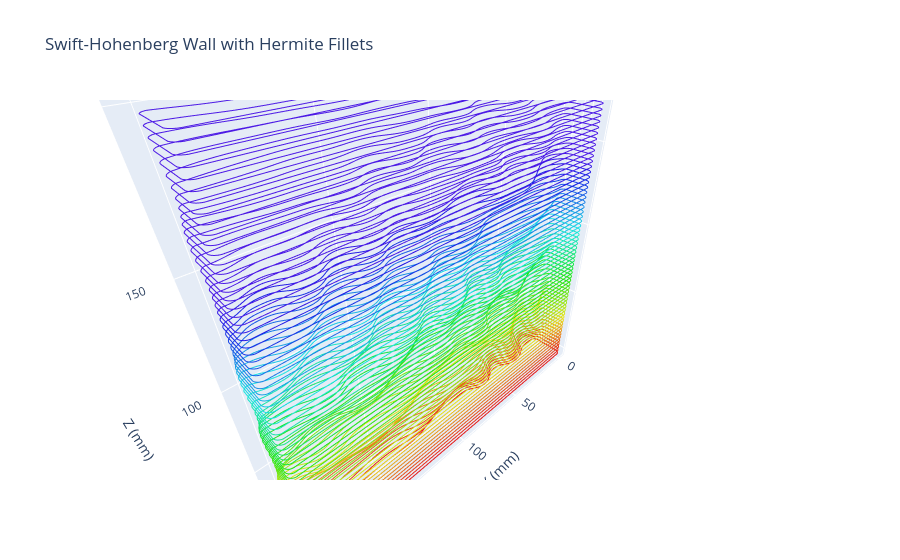

The notebook cell saved with this chart:
### Code cell
fig = go.Figure()

for i, layer in enumerate(layers_filleted):
    if i % 10 != 0:
        continue
    fig.add_trace(go.Scatter3d(
        x=layer["x_loop"],
        y=layer["y_loop"],
        z=[layer["z"]] * len(layer["x_loop"]),
        mode='lines',
        line=dict(color=f'hsl({int(360*i/len(layers_filleted))},80%,50%)', width=2),
        showlegend=False
    ))

fig.update_layout(
    scene=dict(
        xaxis_title='X (mm)',
        yaxis_title='Y (mm)',
        zaxis_title='Z (mm)',
        aspectmode='data'
    ),
    title='Swift-Hohenberg Wall with Hermite Fillets'
)
fig.show()

### Figure 1 — Plotly figure (JSON) as saved in the notebook; plotly's stock layout.template omitted (floating-point values rounded to 4 significant figures; data arrays with more than 128 entries replaced by an {"elided": "..."} marker saying what was removed)
{"data": [{"line": {"color": "hsl(0,80%,50%)", "width": 2}, "mode": "lines", "showlegend": false, "type": "scatter3d", "x": {"elided": "738 float values"}, "y": {"elided": "738 float values"}, "z": {"elided": "738 int values"}}, {"line": {"color": "hsl(5,80%,50%)", "width": 2}, "mode": "lines", "showlegend": false, "type": "scatter3d", "x": {"elided": "738 float values"}, "y": {"elided": "738 float values"}, "z": {"elided": "738 int values"}}, {"line": {"color": "hsl(10,80%,50%)", "width": 2}, "mode": "lines", "showlegend": false, "type": "scatter3d", "x": {"elided": "738 float values"}, "y": {"elided": "738 float values"}, "z": {"elided": "738 int values"}}, {"line": {"color": "hsl(16,80%,50%)", "width": 2}, "mode": "lines", "showlegend": false, "type": "scatter3d", "x": {"elided": "738 float values"}, "y": {"elided": "738 float values"}, "z": {"elided": "738 int values"}}, {"line": {"color": "hsl(21,80%,50%)", "width": 2}, "mode": "lines", "showlegend": false, "type": "scatter3d", "x": {"elided": "738 float values"}, "y": {"elided": "738 float values"}, "z": {"elided": "738 int values"}}, {"line": {"color": "hsl(27,80%,50%)", "width": 2}, "mode": "lines", "showlegend": false, "type": "scatter3d", "x": {"elided": "738 float values"}, "y": {"elided": "738 float values"}, "z": {"elided": "738 int values"}}, {"line": {"color": "hsl(32,80%,50%)", "width": 2}, "mode": "lines", "showlegend": false, "type": "scatter3d", "x": {"elided": "738 float values"}, "y": {"elided": "738 float values"}, "z": {"elided": "738 int values"}}, {"line": {"color": "hsl(37,80%,50%)", "width": 2}, "mode": "lines", "showlegend": false, "type": "scatter3d", "x": {"elided": "738 float values"}, "y": {"elided": "738 float values"}, "z": {"elided": "738 int values"}}, {"line": {"color": "hsl(43,80%,50%)", "width": 2}, "mode": "lines", "showlegend": false, "type": "scatter3d", "x": {"elided": "738 float values"}, "y": {"elided": "738 float values"}, "z": {"elided": "738 int values"}}, {"line": {"color": "hsl(48,80%,50%)", "width": 2}, "mode": "lines", "showlegend": false, "type": "scatter3d", "x": {"elided": "738 float values"}, "y": {"elided": "738 float values"}, "z": {"elided": "738 int values"}}, {"line": {"color": "hsl(54,80%,50%)", "width": 2}, "mode": "lines", "showlegend": false, "type": "scatter3d", "x": {"elided": "738 float values"}, "y": {"elided": "738 float values"}, "z": {"elided": "738 int values"}}, {"line": {"color": "hsl(59,80%,50%)", "width": 2}, "mode": "lines", "showlegend": false, "type": "scatter3d", "x": {"elided": "738 float values"}, "y": {"elided": "738 float values"}, "z": {"elided": "738 int values"}}, {"line": {"color": "hsl(64,80%,50%)", "width": 2}, "mode": "lines", "showlegend": false, "type": "scatter3d", "x": {"elided": "738 float values"}, "y": {"elided": "738 float values"}, "z": {"elided": "738 int values"}}, {"line": {"color": "hsl(70,80%,50%)", "width": 2}, "mode": "lines", "showlegend": false, "type": "scatter3d", "x": {"elided": "738 float values"}, "y": {"elided": "738 float values"}, "z": {"elided": "738 int values"}}, {"line": {"color": "hsl(75,80%,50%)", "width": 2}, "mode": "lines", "showlegend": false, "type": "scatter3d", "x": {"elided": "738 float values"}, "y": {"elided": "738 float values"}, "z": {"elided": "738 int values"}}, {"line": {"color": "hsl(81,80%,50%)", "width": 2}, "mode": "lines", "showlegend": false, "type": "scatter3d", "x": {"elided": "738 float values"}, "y": {"elided": "738 float values"}, "z": {"elided": "738 int values"}}, {"line": {"color": "hsl(86,80%,50%)", "width": 2}, "mode": "lines", "showlegend": false, "type": "scatter3d", "x": {"elided": "738 float values"}, "y": {"elided": "738 float values"}, "z": {"elided": "738 int values"}}, {"line": {"color": "hsl(91,80%,50%)", "width": 2}, "mode": "lines", "showlegend": false, "type": "scatter3d", "x": {"elided": "738 float values"}, "y": {"elided": "738 float values"}, "z": {"elided": "738 int values"}}, {"line": {"color": "hsl(97,80%,50%)", "width": 2}, "mode": "lines", "showlegend": false, "type": "scatter3d", "x": {"elided": "738 float values"}, "y": {"elided": "738 float values"}, "z": {"elided": "738 int values"}}, {"line": {"color": "hsl(102,80%,50%)", "width": 2}, "mode": "lines", "showlegend": false, "type": "scatter3d", "x": {"elided": "738 float values"}, "y": {"elided": "738 float values"}, "z": {"elided": "738 int values"}}, {"line": {"color": "hsl(108,80%,50%)", "width": 2}, "mode": "lines", "showlegend": false, "type": "scatter3d", "x": {"elided": "738 float values"}, "y": {"elided": "738 float values"}, "z": {"elided": "738 int values"}}, {"line": {"color": "hsl(113,80%,50%)", "width": 2}, "mode": "lines", "showlegend": false, "type": "scatter3d", "x": {"elided": "738 float values"}, "y": {"elided": "738 float values"}, "z": {"elided": "738 int values"}}, {"line": {"color": "hsl(118,80%,50%)", "width": 2}, "mode": "lines", "showlegend": false, "type": "scatter3d", "x": {"elided": "738 float values"}, "y": {"elided": "738 float values"}, "z": {"elided": "738 int values"}}, {"line": {"color": "hsl(124,80%,50%)", "width": 2}, "mode": "lines", "showlegend": false, "type": "scatter3d", "x": {"elided": "738 float values"}, "y": {"elided": "738 float values"}, "z": {"elided": "738 int values"}}, {"line": {"color": "hsl(129,80%,50%)", "width": 2}, "mode": "lines", "showlegend": false, "type": "scatter3d", "x": {"elided": "738 float values"}, "y": {"elided": "738 float values"}, "z": {"elided": "738 int values"}}, {"line": {"color": "hsl(135,80%,50%)", "width": 2}, "mode": "lines", "showlegend": false, "type": "scatter3d", "x": {"elided": "738 float values"}, "y": {"elided": "738 float values"}, "z": {"elided": "738 int values"}}, {"line": {"color": "hsl(140,80%,50%)", "width": 2}, "mode": "lines", "showlegend": false, "type": "scatter3d", "x": {"elided": "738 float values"}, "y": {"elided": "738 float values"}, "z": {"elided": "738 int values"}}, {"line": {"color": "hsl(145,80%,50%)", "width": 2}, "mode": "lines", "showlegend": false, "type": "scatter3d", "x": {"elided": "738 float values"}, "y": {"elided": "738 float values"}, "z": {"elided": "738 int values"}}, {"line": {"color": "hsl(151,80%,50%)", "width": 2}, "mode": "lines", "showlegend": false, "type": "scatter3d", "x": {"elided": "738 float values"}, "y": {"elided": "738 float values"}, "z": {"elided": "738 int values"}}, {"line": {"color": "hsl(156,80%,50%)", "width": 2}, "mode": "lines", "showlegend": false, "type": "scatter3d", "x": {"elided": "738 float values"}, "y": {"elided": "738 float values"}, "z": {"elided": "738 int values"}}, {"line": {"color": "hsl(162,80%,50%)", "width": 2}, "mode": "lines", "showlegend": false, "type": "scatter3d", "x": {"elided": "738 float values"}, "y": {"elided": "738 float values"}, "z": {"elided": "738 int values"}}, {"line": {"color": "hsl(167,80%,50%)", "width": 2}, "mode": "lines", "showlegend": false, "type": "scatter3d", "x": {"elided": "738 float values"}, "y": {"elided": "738 float values"}, "z": {"elided": "738 int values"}}, {"line": {"color": "hsl(172,80%,50%)", "width": 2}, "mode": "lines", "showlegend": false, "type": "scatter3d", "x": {"elided": "738 float values"}, "y": {"elided": "738 float values"}, "z": {"elided": "738 int values"}}, {"line": {"color": "hsl(178,80%,50%)", "width": 2}, "mode": "lines", "showlegend": false, "type": "scatter3d", "x": {"elided": "738 float values"}, "y": {"elided": "738 float values"}, "z": {"elided": "738 int values"}}, {"line": {"color": "hsl(183,80%,50%)", "width": 2}, "mode": "lines", "showlegend": false, "type": "scatter3d", "x": {"elided": "738 float values"}, "y": {"elided": "738 float values"}, "z": {"elided": "738 int values"}}, {"line": {"color": "hsl(189,80%,50%)", "width": 2}, "mode": "lines", "showlegend": false, "type": "scatter3d", "x": {"elided": "738 float values"}, "y": {"elided": "738 float values"}, "z": {"elided": "738 int values"}}, {"line": {"color": "hsl(194,80%,50%)", "width": 2}, "mode": "lines", "showlegend": false, "type": "scatter3d", "x": {"elided": "738 float values"}, "y": {"elided": "738 float values"}, "z": {"elided": "738 int values"}}, {"line": {"color": "hsl(200,80%,50%)", "width": 2}, "mode": "lines", "showlegend": false, "type": "scatter3d", "x": {"elided": "738 float values"}, "y": {"elided": "738 float values"}, "z": {"elided": "738 int values"}}, {"line": {"color": "hsl(205,80%,50%)", "width": 2}, "mode": "lines", "showlegend": false, "type": "scatter3d", "x": {"elided": "738 float values"}, "y": {"elided": "738 float values"}, "z": {"elided": "738 int values"}}, {"line": {"color": "hsl(210,80%,50%)", "width": 2}, "mode": "lines", "showlegend": false, "type": "scatter3d", "x": {"elided": "738 float values"}, "y": {"elided": "738 float values"}, "z": {"elided": "738 int values"}}, {"line": {"color": "hsl(216,80%,50%)", "width": 2}, "mode": "lines", "showlegend": false, "type": "scatter3d", "x": {"elided": "738 float values"}, "y": {"elided": "738 float values"}, "z": {"elided": "738 int values"}}, {"line": {"color": "hsl(221,80%,50%)", "width": 2}, "mode": "lines", "showlegend": false, "type": "scatter3d", "x": {"elided": "738 float values"}, "y": {"elided": "738 float values"}, "z": {"elided": "738 int values"}}, {"line": {"color": "hsl(227,80%,50%)", "width": 2}, "mode": "lines", "showlegend": false, "type": "scatter3d", "x": {"elided": "738 float values"}, "y": {"elided": "738 float values"}, "z": {"elided": "738 int values"}}, {"line": {"color": "hsl(232,80%,50%)", "width": 2}, "mode": "lines", "showlegend": false, "type": "scatter3d", "x": {"elided": "738 float values"}, "y": {"elided": "738 float values"}, "z": {"elided": "738 int values"}}, {"line": {"color": "hsl(237,80%,50%)", "width": 2}, "mode": "lines", "showlegend": false, "type": "scatter3d", "x": {"elided": "738 float values"}, "y": {"elided": "738 float values"}, "z": {"elided": "738 int values"}}, {"line": {"color": "hsl(243,80%,50%)", "width": 2}, "mode": "lines", "showlegend": false, "type": "scatter3d", "x": {"elided": "738 float values"}, "y": {"elided": "738 float values"}, "z": {"elided": "738 int values"}}, {"line": {"color": "hsl(248,80%,50%)", "width": 2}, "mode": "lines", "showlegend": false, "type": "scatter3d", "x": {"elided": "738 float values"}, "y": {"elided": "738 float values"}, "z": {"elided": "738 int values"}}, {"line": {"color": "hsl(254,80%,50%)", "width": 2}, "mode": "lines", "showlegend": false, "type": "scatter3d", "x": {"elided": "738 float values"}, "y": {"elided": "738 float values"}, "z": {"elided": "738 int values"}}, {"line": {"color": "hsl(259,80%,50%)", "width": 2}, "mode": "lines", "showlegend": false, "type": "scatter3d", "x": {"elided": "738 float values"}, "y": {"elided": "738 float values"}, "z": {"elided": "738 int values"}}, {"line": {"color": "hsl(264,80%,50%)", "width": 2}, "mode": "lines", "showlegend": false, "type": "scatter3d", "x": {"elided": "738 float values"}, "y": {"elided": "738 float values"}, "z": {"elided": "738 int values"}}, {"line": {"color": "hsl(270,80%,50%)", "width": 2}, "mode": "lines", "showlegend": false, "type": "scatter3d", "x": {"elided": "738 float values"}, "y": {"elided": "738 float values"}, "z": {"elided": "738 int values"}}, {"line": {"color": "hsl(275,80%,50%)", "width": 2}, "mode": "lines", "showlegend": false, "type": "scatter3d", "x": {"elided": "738 float values"}, "y": {"elided": "738 float values"}, "z": {"elided": "738 int values"}}, {"line": {"color": "hsl(281,80%,50%)", "width": 2}, "mode": "lines", "showlegend": false, "type": "scatter3d", "x": {"elided": "738 float values"}, "y": {"elided": "738 float values"}, "z": {"elided": "738 int values"}}, {"line": {"color": "hsl(286,80%,50%)", "width": 2}, "mode": "lines", "showlegend": false, "type": "scatter3d", "x": {"elided": "738 float values"}, "y": {"elided": "738 float values"}, "z": {"elided": "738 int values"}}, {"line": {"color": "hsl(291,80%,50%)", "width": 2}, "mode": "lines", "showlegend": false, "type": "scatter3d", "x": {"elided": "738 float values"}, "y": {"elided": "738 float values"}, "z": {"elided": "738 int values"}}, {"line": {"color": "hsl(297,80%,50%)", "width": 2}, "mode": "lines", "showlegend": false, "type": "scatter3d", "x": {"elided": "738 float values"}, "y": {"elided": "738 float values"}, "z": {"elided": "738 int values"}}, {"line": {"color": "hsl(302,80%,50%)", "width": 2}, "mode": "lines", "showlegend": false, "type": "scatter3d", "x": {"elided": "738 float values"}, "y": {"elided": "738 float values"}, "z": {"elided": "738 int values"}}, {"line": {"color": "hsl(308,80%,50%)", "width": 2}, "mode": "lines", "showlegend": false, "type": "scatter3d", "x": {"elided": "738 float values"}, "y": {"elided": "738 float values"}, "z": {"elided": "738 int values"}}, {"line": {"color": "hsl(313,80%,50%)", "width": 2}, "mode": "lines", "showlegend": false, "type": "scatter3d", "x": {"elided": "738 float values"}, "y": {"elided": "738 float values"}, "z": {"elided": "738 int values"}}, {"line": {"color": "hsl(318,80%,50%)", "width": 2}, "mode": "lines", "showlegend": false, "type": "scatter3d", "x": {"elided": "738 float values"}, "y": {"elided": "738 float values"}, "z": {"elided": "738 int values"}}, {"line": {"color": "hsl(324,80%,50%)", "width": 2}, "mode": "lines", "showlegend": false, "type": "scatter3d", "x": {"elided": "738 float values"}, "y": {"elided": "738 float values"}, "z": {"elided": "738 int values"}}, {"line": {"color": "hsl(329,80%,50%)", "width": 2}, "mode": "lines", "showlegend": false, "type": "scatter3d", "x": {"elided": "738 float values"}, "y": {"elided": "738 float values"}, "z": {"elided": "738 int values"}}, {"line": {"color": "hsl(335,80%,50%)", "width": 2}, "mode": "lines", "showlegend": false, "type": "scatter3d", "x": {"elided": "738 float values"}, "y": {"elided": "738 float values"}, "z": {"elided": "738 int values"}}, {"line": {"color": "hsl(340,80%,50%)", "width": 2}, "mode": "lines", "showlegend": false, "type": "scatter3d", "x": {"elided": "738 float values"}, "y": {"elided": "738 float values"}, "z": {"elided": "738 int values"}}, {"line": {"color": "hsl(345,80%,50%)", "width": 2}, "mode": "lines", "showlegend": false, "type": "scatter3d", "x": {"elided": "738 float values"}, "y": {"elided": "738 float values"}, "z": {"elided": "738 int values"}}, {"line": {"color": "hsl(351,80%,50%)", "width": 2}, "mode": "lines", "showlegend": false, "type": "scatter3d", "x": {"elided": "738 float values"}, "y": {"elided": "738 float values"}, "z": {"elided": "738 int values"}}, {"line": {"color": "hsl(356,80%,50%)", "width": 2}, "mode": "lines", "showlegend": false, "type": "scatter3d", "x": {"elided": "738 float values"}, "y": {"elided": "738 float values"}, "z": {"elided": "738 int values"}}], "layout": {"scene": {"aspectmode": "data", "xaxis": {"title": {"text": "X (mm)"}}, "yaxis": {"title": {"text": "Y (mm)"}}, "zaxis": {"title": {"text": "Z (mm)"}}}, "title": {"text": "Swift-Hohenberg Wall with Hermite Fillets"}}}
